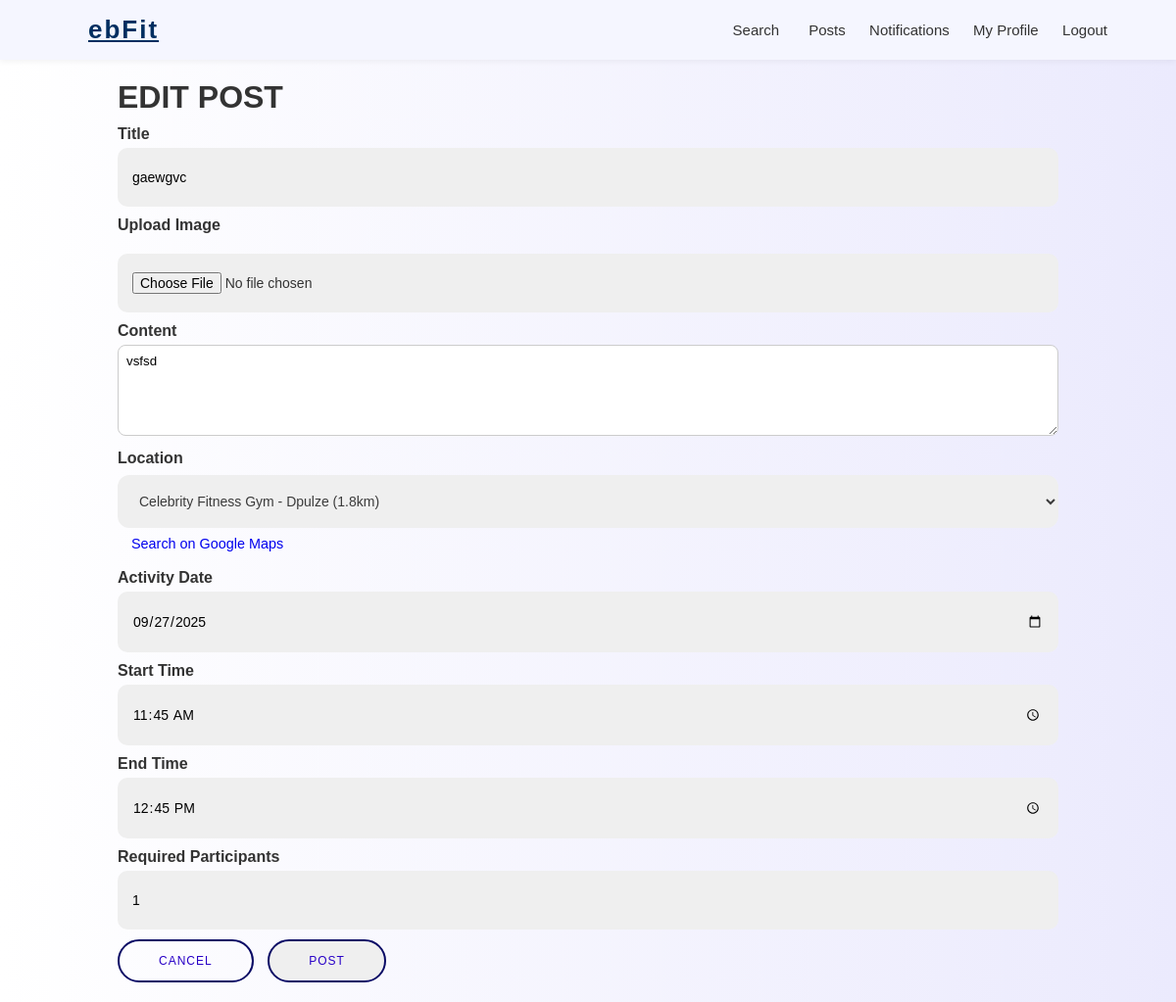
The page /edit/1 (signed in) on the database its author committed.
### app.py (models this page shows)
class Posts(db.Model):
    __tablename__ = "posts" # Explicitly name the table "posts"
    post_id = db.Column(db.Integer, primary_key=True) # Unique identifier for each post
    title = db.Column(db.String(200), nullable=False) # Short title of the post/activity
    content = db.Column(db.Text, nullable=False) # Full description of the activity
    location = db.Column(db.String(100), nullable=False) # Where the activity happens
    event_date = db.Column(db.Date, nullable=False) # Activity date
    start_time = db.Column(db.Time, nullable=False) # Activity start time
    end_time = db.Column(db.Time, nullable=False) # Activity end time
    date_posted = db.Column(db.DateTime, default=datetime.utcnow, nullable=False)
    post_status = db.Column(db.String(20), default="open")
    participants = db.Column(db.Integer, nullable=False) # Max or current number of participants
    image_filename = db.Column(db.String(200), nullable=True) # Optional: image uploaded for this post
    email = db.Column(db.String(255), db.ForeignKey("users.email"), nullable=False)  # Foreign key → link each post to the user who created it
    user = db.relationship("User", back_populates="posts")
    is_hidden = db.Column(db.Boolean, default=False) # If True → hide this post from public views

### app.py (the view, shortened to what this page needs)
@app.route("/edit/<int:post_id>", methods=["GET", "POST"])
def edit_post(post_id):
    post = Posts.query.get_or_404(post_id)
    if current_user.is_authenticated:
        is_owner = (post.email == current_user.email)
    elif session.get("admin_email"):
        is_owner = True  # admins can edit any post
    else:
        is_owner = False
    if not is_owner:
        flash("You are not authorized to edit this post.", "danger")
        return redirect(url_for("posts"))
    form = ActivityForm(obj=post)
    form.location.choices = load_locations()
    if not form.location.choices or form.location.choices == [("none", "--Please select a location--")]:
        form.location.choices = []
    if request.method == "GET":
        form.title.data = post.title
        form.content.data = post.content
        form.location.data = post.location
        form.event_date.data = post.event_date
        form.start_time.data = post.start_time
        form.end_time.data = post.end_time
        form.participants.data = post.participants
    return render_template("edit_post.html", form=form, post=post, current_date=date.today().isoformat())

### app.py (shortened to what this page needs)
class ActivityForm(FlaskForm):
    title = StringField("Title", validators=[DataRequired()]) # Activity title (must not be empty)
    image = FileField("Upload Image", validators=[FileAllowed(['jpg', 'jpeg', 'png', 'gif'], 'Images only!')]) # Optional image upload, but only allows specific formats
    content = TextAreaField("Content", validators=[DataRequired()]) # Detailed description of the activity (required)
    location = SelectField("Location", choices=[], validators=[DataRequired()]) # Dropdown list of locations (choices loaded dynamically later)
    event_date = DateField("Activity Date", format="%Y-%m-%d", validators=[DataRequired()]) # Date of the activity (must not be in the past → see custom validator)
    start_time = TimeField("Start Time", format="%H:%M", validators=[DataRequired()]) # Start time of the activity
    end_time = TimeField("End Time", format="%H:%M", validators=[DataRequired()]) # End time of the activity
    participants = IntegerField("Required Participants", validators=[DataRequired(), NumberRange(min=1)]) # Number of people required (must be at least 1)
    submit = SubmitField("Post") # Button to submit the form

### app.py (called while the page is built)
@app.context_processor
def notif_count():
    if current_user.is_authenticated:
        count = Notification.query.filter_by(email=current_user.email, is_read=False).count()
        return {"unread_count": count}
    return {"unread_count": 0}

@login_manager.user_loader
def load_user(user_id):
    return User.query.filter_by(email=user_id).first()

@app.context_processor
def inject_admin():
    email = session.get("admin_email")
    if email:
        current_admin = Admin.query.get(email)
        return dict(admin=current_admin)
    return dict(admin=None)

### templates/edit_post.html (shortened to what this page needs)
{% extends "base.html" %}
{% block content %}
<div class="container">
    <h1>Edit Post</h1>
    <form method="POST" enctype="multipart/form-data">
        <div class="form-group">
            {{ form.title.label(class="form-label") }}
            {{ form.title(class="form-control", size=40) }}
        </div>
        <div class="form-group">
            {{ form.image.label(class="form-label") }}
            {{ form.image(class="form-control-file") }}
        </div>
        <div class="form-group">
            {{ form.content.label(class="form-label") }}
            {{ form.content(class="form-control", rows=5) }}
        </div>
        <div class="form-group">
            <label for="location-select"><strong>{{ form.location.label.text }}</strong></label>
            <select name="{{ form.location.name }}" id="location-select" class="form-select" required>
                {% for value, label in form.location.choices %}
                    <option value="{{ value }}" {% if form.location.data == value %}selected{% endif %}>
                        {{ label }}
                    </option>
                {% endfor %}
            </select>
            <div class="mt-2">
                <a id="map-link" href="#" target="_blank" class="btn btn-success" style="display:none;">
                    Search on Google Maps
                </a>
            </div>
        </div>
        <div class="form-group">
            {{ form.event_date.label(class="form-label") }}
            <input type="date" name="{{ form.event_date.name }}" class="form-control"
                   value="{{ form.event_date.data or post.event_date }}"
                   min="{{ current_date }}">
        </div>
        <div class="form-group">
            {{ form.start_time.label(class="form-label") }}
            {{ form.start_time(class="form-control") }}
        </div>
        <div class="form-group">
            {{ form.end_time.label(class="form-label") }}
            {{ form.end_time(class="form-control") }}
        </div>
        <div class="form-group">
            {{ form.participants.label(class="form-label") }}
            {{ form.participants(class="form-control", min="1") }}
        </div>
        <div class="form-group">
            <a href="{{ url_for('post_detail', post_id=post.post_id) }}" class="btnpost5 btn-gap">Cancel</a>
            <button type="submit" class="btnpost5">Post</button>
        </div>
    </form>
</div>
{% endblock %}

### static/style.css (style rules this page uses)
.container { max-width: 1000px; margin: 0 auto; padding: 20px; font-family: "Segoe UI", Arial, sans-serif; color: #333; }
.btn { display: inline-block; padding: 8px 14px; border-radius: 6px; text-decoration: none; font-size: 0.9rem; cursor: pointer; }
label { display: block; margin-top: 10px; font-weight: bold; }
input, textarea { width: 100%; padding: 8px; margin-top: 5px; border-radius: 8px; border: 1px solid #ccc; }
body { font-family: 'Rubik', sans-serif; }
:root { --primary-color: #4460f1; --white-color: #ffffff; --light-text-color: #9398b3; --light-bg-color: #f2f4ff; --dark-color: #333333; --background-color: #fcfcff; }
* { margin:0; padding:0; border: none; outline: none; font-family: 'Rubik', sans-serif; border: none; outline: none; font-family: 'Rubik', sans-serif; }
*,::before,::after { box-sizing:border-box; }
body.user { background: linear-gradient(to right, #ffffff, #ebeafd); }
form input { font: inherit; font-size: 14px; width: 100%; border: none; outline: none; padding: 0 15px; line-height: 60px; border-radius: 10px; }
input::placeholder { color: var(--dark-color); font-family:'Rubik'; font-size: inherit; }
form input:not(.submit) { background-color: #efefef; width: 100%; width: 100%; }
.form-select { padding: 18px; border-radius: 12px; width: 100%; color: #3b3b3b; font-size: 14px; background: #efefef; margin-top: 8px; }
html { scroll-behavior: smooth; }
#location-select { max-height: 150px; overflow-y: auto; }
.post h2, .container h1 { text-transform: uppercase; }
input[type="file"] { margin-top: 20px; }
.btnloc, .btnpost, .btnpost2, .btnpost5, .input.btnpost[type="submit"] { font-size: 12px; font-weight: 500; text-transform: uppercase; letter-spacing: 1px; padding: 13px 40px; border: 2px solid #080965; border-radius: 50px; margin-top: 20px; text-decoration: none; display: inline-block; width: auto; color: #2800c7; }
.btnpost5 { display: inline-block; margin-top: 10px !important; }
.btn-gap { margin-right: 10px; }

### rows shown on the page
Posts: title "gaewgvc", content "vsfsd", location "Celebrity Fitness Gym - Dpulze (1.8km)", event_date "09/27/2025", start_time "11:45", end_time "12:45", participants "1"
